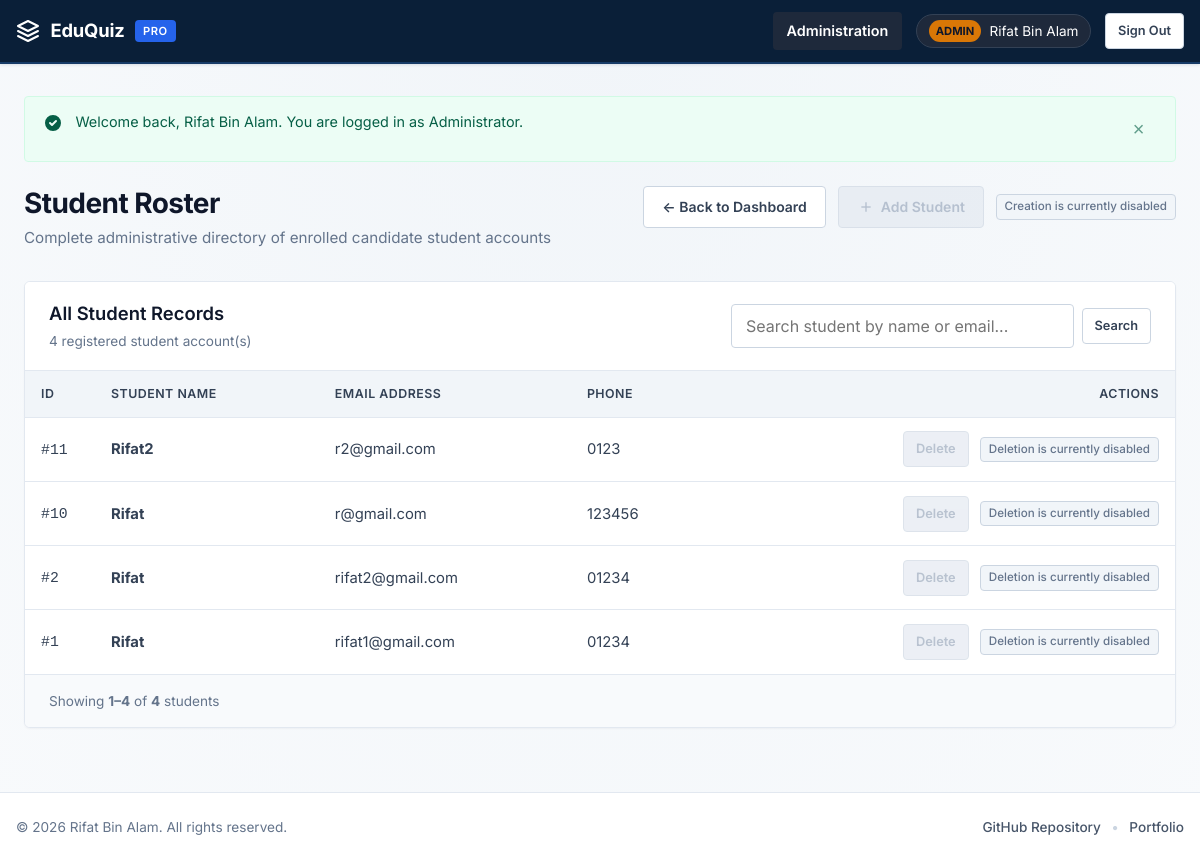
Before: /admin_students.php (signed in) with the older database file.
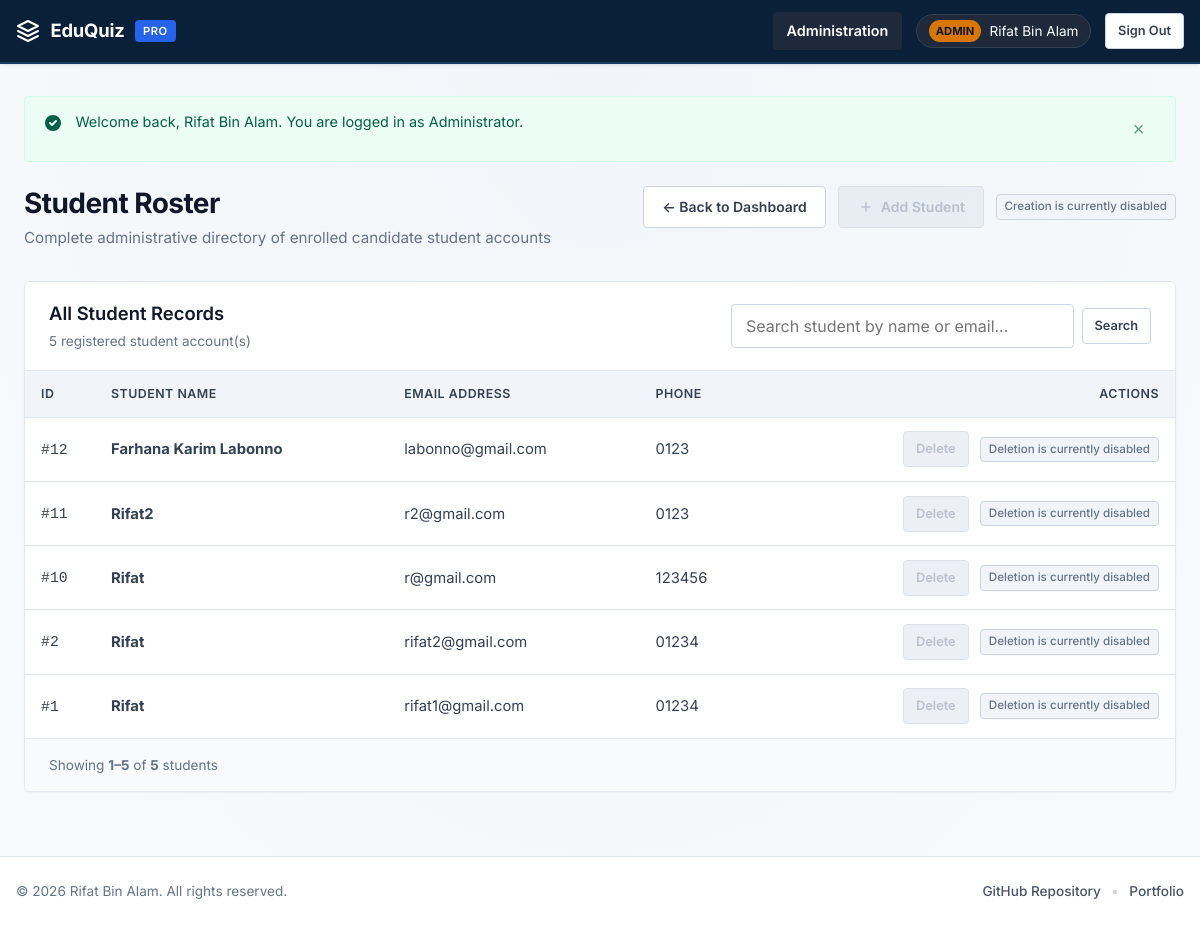
After: the same page with the newer database file.
### tables this page shows
CREATE TABLE `student` (
  `student_id` int(11) NOT NULL,
  `s_name` varchar(100) NOT NULL,
  `email` varchar(100) NOT NULL,
  `password` varchar(100) NOT NULL,
  `phone_no` varchar(20) DEFAULT NULL
);

### includes/security.php (called while the page is built, shortened)
<?php
require_once __DIR__ . '/auth.php';
function e(?string $string): string {
    return htmlspecialchars((string)($string ?? ''), ENT_QUOTES, 'UTF-8');
}

### admin_students.php (the view, shortened to what this page needs)
<?php
require_once __DIR__ . '/includes/db.php';
require_once __DIR__ . '/includes/auth.php';
require_once __DIR__ . '/includes/security.php';
$search = trim($_GET['student_search'] ?? '');
$page = max(1, (int)($_GET['page'] ?? 1));
$per_page = 10;
$offset = ($page - 1) * $per_page;
$total_count = 0;
if (!empty($search)) {
    $stmt = $conn->prepare("SELECT COUNT(*) AS total FROM student WHERE s_name LIKE ? OR email LIKE ?");
    if ($stmt) {
        $param = '%' . $search . '%';
        $stmt->bind_param("ss", $param, $param);
        $stmt->execute();
        $total_count = (int)($stmt->get_result()->fetch_assoc()['total'] ?? 0);
        $stmt->close();
    }
} else {
    if ($res = $conn->query("SELECT COUNT(*) AS total FROM student")) {
        $total_count = (int)($res->fetch_assoc()['total'] ?? 0);
    }
}
$students = [];
if (!empty($search)) {
    $stmt = $conn->prepare("SELECT student_id, s_name, email, phone_no FROM student WHERE s_name LIKE ? OR email LIKE ? ORDER BY student_id DESC LIMIT ? OFFSET ?");
    if ($stmt) {
        $param = '%' . $search . '%';
        $stmt->bind_param("ssii", $param, $param, $per_page, $offset);
        $stmt->execute();
        $res = $stmt->get_result();
        while ($row = $res->fetch_assoc()) {
            $students[] = $row;
        }
        $stmt->close();
    }
} else {
    $stmt = $conn->prepare("SELECT student_id, s_name, email, phone_no FROM student ORDER BY student_id DESC LIMIT ? OFFSET ?");
    if ($stmt) {
        $stmt->bind_param("ii", $per_page, $offset);
        $stmt->execute();
        $res = $stmt->get_result();
        while ($row = $res->fetch_assoc()) {
            $students[] = $row;
        }
    }
}
require_once __DIR__ . '/includes/header.php';
?>
<div class="page-header">
    <div>
        <h1 class="page-title">Student Roster</h1>
        <p class="page-subtitle">Complete administrative directory of enrolled candidate student accounts</p>
    </div>
    <div class="page-actions">
        <a href="admin_dashboard.php" class="btn btn-outline">&larr; Back to Dashboard</a>
        <div class="action-disabled-group">
            <button type="button" class="btn btn-primary btn-disabled" disabled aria-disabled="true" title="Creation is currently disabled">
                <svg width="16" height="16" viewBox="0 0 24 24" fill="none" stroke="currentColor" stroke-width="2"><line x1="12" y1="5" x2="12" y2="19"/><line x1="5" y1="12" x2="19" y2="12"/></svg>
                Add Student
            </button>
            <span class="badge-disabled">Creation is currently disabled</span>
        </div>
    </div>
</div>
<div class="card">
    <div class="card-header">
        <div>
            <h2 class="card-title">All Student Records</h2>
            <span style="font-size:0.85rem;color:var(--slate-500);">
                <?php if (!empty($search)): ?>
                    Found <?php echo $total_count; ?> student(s) matching &ldquo;<?php echo e($search); ?>&rdquo;
                <?php else: ?>
                    <?php echo $total_count; ?> registered student account(s)
                <?php endif; ?>
            </span>
        </div>
        <form method="GET" action="admin_students.php" class="search-bar-form" role="search">
            <input type="text" name="student_search" class="form-control" placeholder="Search student by name or email..." value="<?php echo e($search); ?>">
            <button type="submit" class="btn btn-outline btn-sm">Search</button>
        </form>
    </div>
    <div class="card-body" style="padding:0;">
        <div class="table-responsive">
            <table class="data-table">
                <thead>
                    <tr>
                        <th style="width:70px;">ID</th>
                        <th>Student Name</th>
                        <th>Email Address</th>
                        <th>Phone</th>
                        <th style="text-align:right;">Actions</th>
                    </tr>
                </thead>
                <tbody>
                    <?php if (empty($students)): ?>
                        <tr>
                            <td colspan="5" style="text-align:center;padding:3rem 1.5rem;color:var(--slate-500);">
                                <?php if (!empty($search)): ?>
                                    <p style="font-size:1.05rem;font-weight:600;margin-bottom:0.35rem;color:var(--slate-800);">No students found</p>
                                    <p style="font-size:0.875rem;color:var(--slate-500);margin-bottom:1rem;">No student records matched &ldquo;<strong><?php echo e($search); ?></strong>&rdquo;.</p>
                                    <a href="admin_students.php" class="btn btn-outline btn-sm">View Full Roster</a>
                                <?php else: ?>
                                    No student records currently exist.
                                <?php endif; ?>
                            </td>
                        </tr>
                    <?php else: ?>
                        <?php foreach ($students as $student): ?>
                            <tr>
                                <td><code>#<?php echo e($student['student_id']); ?></code></td>
                                <td><strong><?php echo e($student['s_name']); ?></strong></td>
                                <td><?php echo e($student['email']); ?></td>
                                <td><?php echo e($student['phone_no']); ?></td>
                                <td style="text-align:right;">
                                    <div class="action-disabled-group">
                                        <button type="button" class="btn btn-danger btn-sm btn-disabled" disabled aria-disabled="true" title="Deletion is currently disabled">
                                            Delete
                                        </button>
                                        <span class="badge-disabled">Deletion is currently disabled</span>
                                    </div>
                                </td>
                            </tr>
                        <?php endforeach; ?>
                    <?php endif; ?>
                </tbody>
            </table>
        </div>
    </div>
    <?php if ($total_count > 0): ?>
        <div class="pagination-container">
            <div class="pagination-info">
                Showing <strong><?php echo min($total_count, $offset + 1); ?>&ndash;<?php echo min($total_count, $offset + count($students)); ?></strong> of <strong><?php echo $total_count; ?></strong> students
            </div>
        </div>
    <?php endif; ?>
</div>
<?php require_once __DIR__ . '/includes/footer.php'; ?>

### includes/header.php (shortened to what this page needs)
<?php
require_once __DIR__ . '/auth.php';
require_once __DIR__ . '/security.php';
$role = current_user_role();
$user_name = current_user_name();
$current_page = basename($_SERVER['PHP_SELF']);
?>
<!DOCTYPE html>
<html lang="en">
<head>
    <link rel="stylesheet" href="assets/css/style.css">
</head>
<body class="animate-enter">
<nav class="app-navbar" aria-label="Main Navigation">
    <div class="navbar-inner">
        <div class="navbar-top-row">
            <a href="index.php" class="navbar-brand">
                <svg width="24" height="24" viewBox="0 0 24 24" fill="none" stroke="currentColor" stroke-width="2" stroke-linecap="round" stroke-linejoin="round" aria-hidden="true">
                    <path d="M12 2L2 7l10 5 10-5-10-5zM2 17l10 5 10-5M2 12l10 5 10-5"/>
                </svg>
                <span>EduQuiz</span>
                <span class="navbar-brand-badge">Pro</span>
            </a>
        </div>
        <ul class="navbar-links" id="navbarLinks">
            <?php if ($role === 'admin'): ?>
                <li><a href="admin_dashboard.php" class="nav-link <?php echo ($current_page === 'admin_dashboard.php' || $current_page === 'admin_teachers.php' || $current_page === 'admin_students.php' || $current_page === 'admin_quizzes.php') ? 'active' : ''; ?>">Administration</a></li>
                <li class="user-profile-pill">
                    <span class="user-role-badge admin">Admin</span>
                    <span class="user-profile-name"><?php echo e($user_name); ?></span>
                </li>
                <li><a href="logout.php" class="btn btn-outline btn-sm nav-signout-btn">Sign Out</a></li>
            <?php endif; ?>
        </ul>
    </div>
</nav>
<div class="app-container">
    <?php echo render_flash_messages(); ?>

### includes/auth.php (shortened to what this page needs)
<?php
function is_admin(): bool {
    return isset($_SESSION['admin_email']) && !empty($_SESSION['admin_email']);
}
function current_user_role(): string {
    if (is_admin()) return 'admin';
    return 'guest';
}
function current_user_name(): string {
    if (is_admin()) {
        return $_SESSION['username'] ?? $_SESSION['admin_email'] ?? 'Administrator';
    }
    return 'Guest';
}
function get_flash_messages(): array {
    $messages = $_SESSION['flash_messages'] ?? [];
    return $messages;
}
function render_flash_messages(): string {
    $messages = get_flash_messages();
    $html = '<div class="flash-messages-container" aria-live="polite">';
    foreach ($messages as $msg) {
        $type = htmlspecialchars($msg['type'], ENT_QUOTES, 'UTF-8');
        $text = htmlspecialchars($msg['message'], ENT_QUOTES, 'UTF-8');
        $icon = '';
        if ($type === 'success') {
            $icon = '<svg width="20" height="20" viewBox="0 0 20 20" fill="currentColor"><path fill-rule="evenodd" d="M10 18a8 8 0 100-16 8 8 0 000 16zm3.707-9.293a1 1 0 00-1.414-1.414L9 10.586 7.707 9.293a1 1 0 00-1.414 1.414l2 2a1 1 0 001.414 0l4-4z" clip-rule="evenodd"/></svg>';
        } else {
            $icon = '<svg width="20" height="20" viewBox="0 0 20 20" fill="currentColor"><path fill-rule="evenodd" d="M18 10a8 8 0 11-16 0 8 8 0 0116 0zm-7-4a1 1 0 11-2 0 1 1 0 012 0zM9 9a1 1 0 000 2v3a1 1 0 001 1h1a1 1 0 100-2v-3a1 1 0 00-1-1H9z" clip-rule="evenodd"/></svg>';
        }
        $html .= '<div class="alert alert-' . $type . '" role="alert">';
        $html .= '<div class="alert-icon">' . $icon . '</div>';
        $html .= '<div class="alert-content">' . $text . '</div>';
        $html .= '<button type="button" class="alert-close" onclick="this.parentElement.remove()" aria-label="Close notification">&times;</button>';
        $html .= '</div>';
    }
    $html .= '</div>';
    return $html;
}

### includes/footer.php (shortened to what this page needs)
</div>
<footer class="app-footer">
    <div class="footer-inner">
        <p class="footer-copyright">&copy; 2026 Rifat Bin Alam. All rights reserved.</p>
        <div class="footer-links">
            <a href="https://github.com/Rifat-Bin-Alam/Quiz-Management-System-in-PHP" target="_blank" rel="noopener noreferrer" class="footer-link">GitHub Repository</a>
            <span class="footer-divider" aria-hidden="true">&bull;</span>
            <a href="https://rifat-bin-alam.vercel.app/" target="_blank" rel="noopener noreferrer" class="footer-link">Portfolio</a>
        </div>
    </div>
</footer>
</body>
</html>

Changed rows visible on the page:
added student: student_id "12", s_name "Farhana Karim Labonno", email "labonno@gmail.com", phone_no "0123"
Other visible differences:
$total_count: "4" → "5"
min($total_count, $offset + count($students)): "4" → "5"
